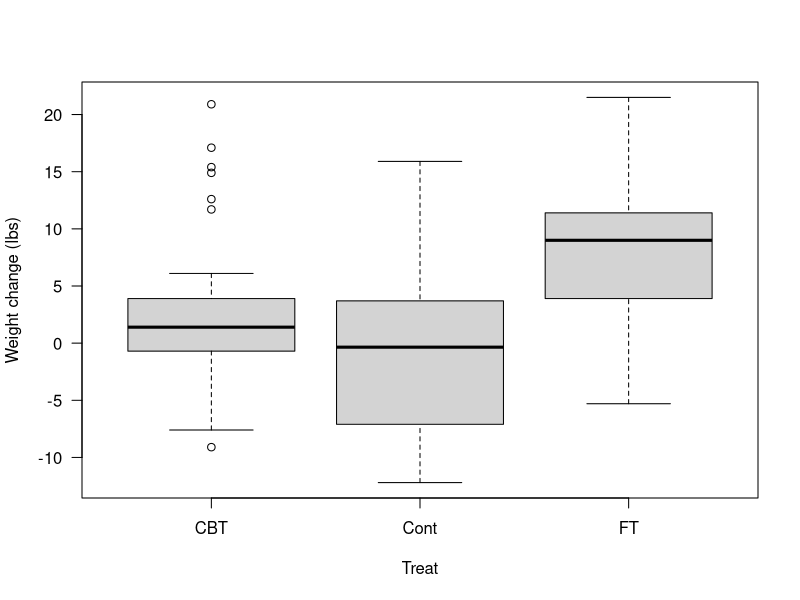
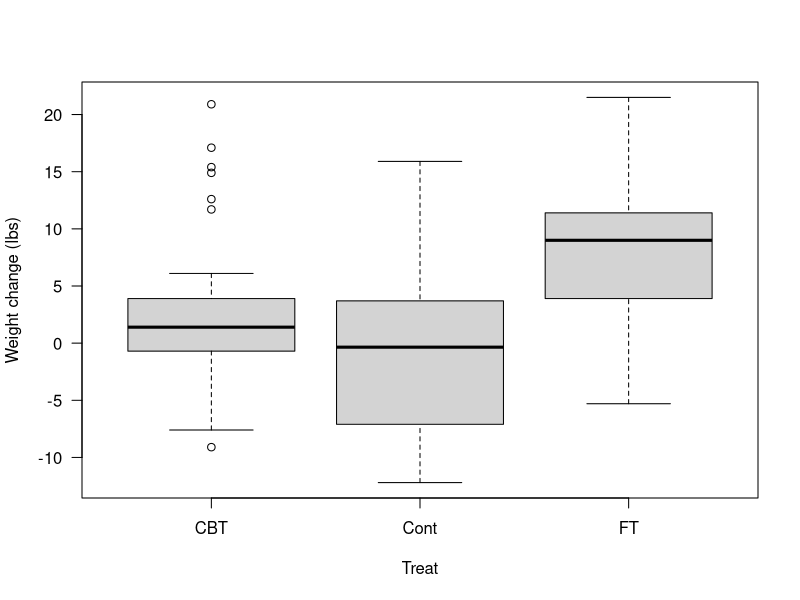

These figures' R source, in order:
data(anorexia, package = "MASS")
print(str(anorexia))
attach(anorexia)

anorexia$wt.change <- anorexia$Postwt - anorexia$Prewt

pdf("R-Learning/4-Data-Visualization/4-1-R-plot-Base/mygraph.pdf")
boxplot(wt.change ~ Treat, data = anorexia,
        ylab = "Weight change (lbs)", las = 1)
dev.off()

# 除了pdf，我们还可以使用函数png(),jpeg(),tiff() and postscript()
# bmp，png和jpeg格式的文件都是非矢量格式，容易收到分辨率的影响。
# ps格式的图形文件时矢量格式，它与分辨率无关，是个运用于排版印刷。
# tiff格式图像可以支持很多色彩系统，而且独立于操作系统
tiff(filename = "R-Learning/4-Data-Visualization/4-1-R-plot-Base/mygraph.tiff",
    width = 15, height = 12, units = "cm", res = 300)
boxplot(wt.change ~ Treat, data = anorexia,
        ylab = "Weight change (lbs)", las = 1)
dev.off()